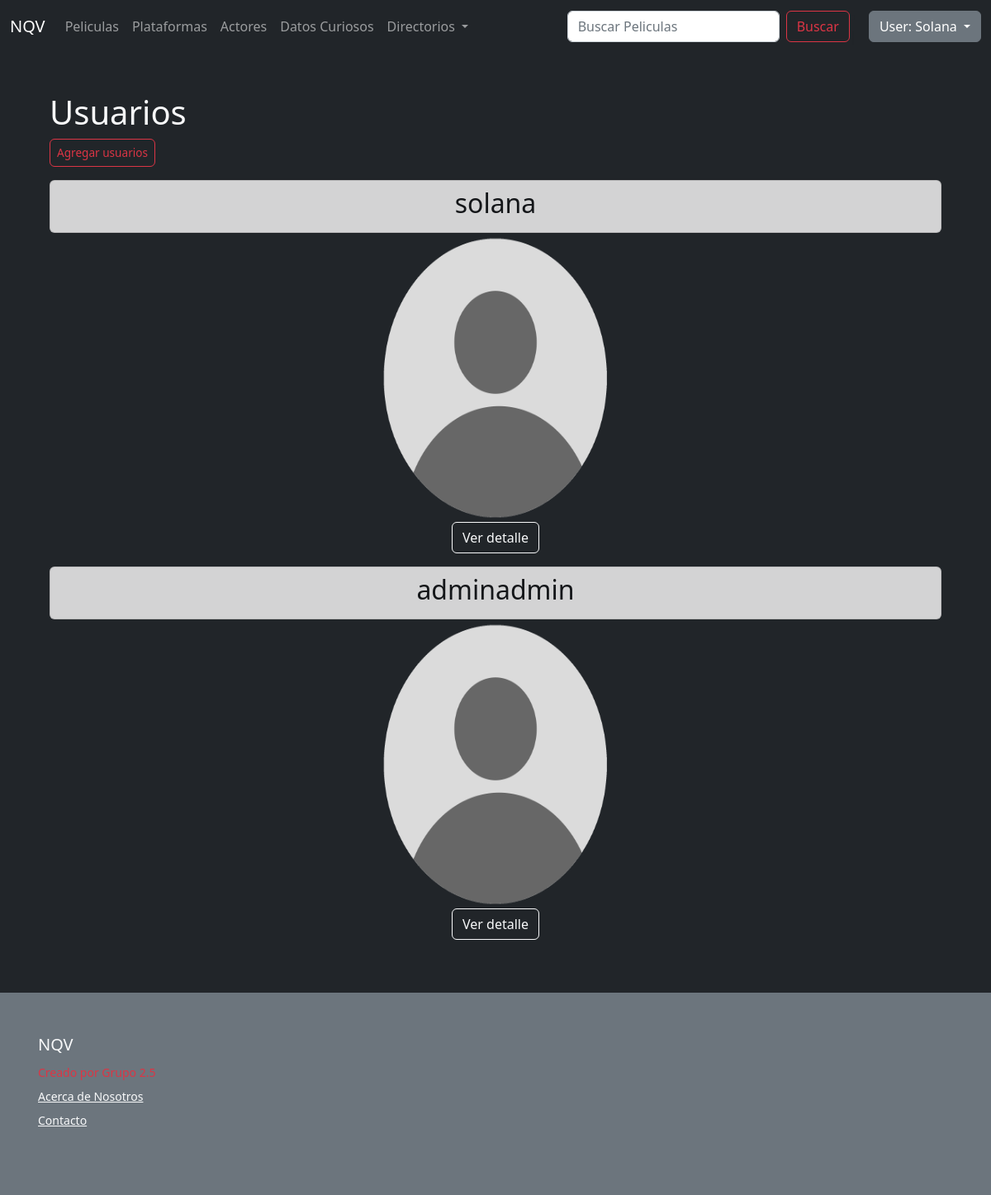
Page /usuarios/users/ (signed in) on the committed database.
### usuarios/models.py (models this page shows)
class Perfil_usuario(models.Model):
    usuario = models.OneToOneField(User, on_delete=models.CASCADE, related_name= 'perfil_usuarios')
    nombre =models.CharField(max_length=20)
    apellido =models.CharField(max_length=20)
    telefono= models.CharField(max_length=20, blank=True, null=True)
    email= models.EmailField(blank=True, null=True)
    pais= models.CharField(max_length=30, blank=True, null=True)
    imagen_perfil= models.ImageField(upload_to=user_directory_path, default='imagen_perfil/perfil_sin_foto.png')
    class Meta:
        verbose_name= 'usuario'
        verbose_name_plural= 'usuarios'

### usuarios/views.py (the view)
# urls.py: path('users/', views.Lista_usuarios.as_view(), name='users'),
class Lista_usuarios(ListView):
    model = Perfil_usuario
    template_name = 'auth/users.html'

### templates/auth/users.html (shortened to what this page needs)
{% extends "padre.html" %}
{% load static %}
{% block contenidoQueCambia %}
<section class="bg-dark text-light p-5">
    <div class="container">
        <h1>Usuarios</h1>
        <a href="/register" button type="button" class="btn btn-outline-danger"
        style="--bs-btn-padding-y: .35rem; --bs-btn-padding-x: .5rem; --bs-btn-font-size: .85em;">
        Agregar usuarios
        </a>
            {% for user in object_list %}
            <div class="text-center">
            <ul class="list-group">
                <li class="list-group-item list-group-item-dark"><h2>{{user.usuario}}</h2> </li>
            </div>
                <div class="text-center">
                {% if user.imagen_perfil %}
                    <img src="{{user.imagen_perfil.url}}" class="img" alt="" width="280" height="350">
                {% else %}
                    <i class="bi bi-card-image"></i>
                {% endif %}
                </div>
                <div class="text-center">
                <a href="/usuarios/detail-user/{{user.id}}/" class="btn btn-outline-light">Ver detalle</a>
                </div>
        {% endfor %}
    </div>
</section>
{% endblock %}

### templates/padre.html (shortened to what this page needs)
<!DOCTYPE html>
<html lang="en">
<head>
<link href="https://cdn.jsdelivr.net/npm/bootstrap@5.2.0-beta1/dist/css/bootstrap.min.css" rel="stylesheet">
</head>
<body>
    <nav class="navbar navbar-expand-lg bg-dark navbar-dark">
        <div class="container-fluid">
        <a class="navbar-brand" href="/AppNQV/home">NQV</a>
        <div class="collapse navbar-collapse" id="navbarScroll">
            <ul class="navbar-nav me-auto my-2 my-lg-0 navbar-nav-scroll" style="--bs-scroll-height: 100px;">
                <li class="nav-item">
                    <a class="nav-link" href="/AppNQV/peliculas">Peliculas</a>
                </li>
                <li class="nav-item">
                    <a class="nav-link" href="/AppNQV/plataformas">Plataformas</a>
                </li>
                <li class="nav-item">
                    <a class="nav-link" href="/AppNQV/actores">Actores</a>
                </li>
                <li class="nav-item">
                    <a class="nav-link" href="/AppNQV/datosCuriosos">Datos Curiosos</a>
                </li>
                <li class="nav-item dropdown">
                    <a class="nav-link dropdown-toggle" href="#" id="navbarScrollingDropdown" role="button" data-bs-toggle="dropdown" aria-expanded="false">
                        Directorios
                    </a>
                </li>
            </ul>
                <form class="d-flex" role="search" action="/AppNQV/busqueda" method="GET">
                    <input class="form-control me-2" type="text" placeholder="Buscar Peliculas" name='search' aria-label="search">
                    <button class="btn btn-outline-danger" type="submit">Buscar</button>
                </form>
                <li class="nav-item" style="margin-right: 10pxnone">
                    <a class="nav-link" href='#'>|</a>
                </li>
            {% if request.user.is_authenticated %}
                <div class="dropdown">
                    <a class="btn btn-secondary dropdown-toggle" href="#" role="button"
                    id="dropdownMenuLink" data-bs-toggle="dropdown"
                    aria-expanded="false"  style="margin-right: 10pxnone">
                    User: {{user | capfirst}}
                    </a>
                </div>
                {% else %}
                <button type="button" class="btn btn-secondary">
                    <a class="nav-link" href="/usuarios/login">Login</a>
                </button>
                {% endif %}
            </div>
        </div>
    </nav>
    {% block contenidoQueCambia %}{% endblock %}
</body>
<div class="bg-secondary">
    <div class="container py-4 py-md-5 px-4 px-md-3 bg-secondary">
        <div class="row">
            <div class="col-lg-3 mb-3">
                <a class="d-inline-flex align-items-center mb-2 link-light text-decoration-none" href="/"
                aria-label="NQV">
                <span class="fs-5">NQV</span>
                </a>
            <ul class="list-unstyled small text-muted">
                <li class="mb-2 link-danger">Creado por Grupo 2.5 </li>
                <li class="mb-2 link-light"><a class= 'link-light' href="/acerca-de" target="_blank"
                    rel="noopener" >Acerca de Nosotros</a></li>
                <li class="mb-2"><a class= 'link-light'  href="/contacto" target="_blank"
                        rel="noopener">Contacto</a></li>
            </ul>
        </div>
</html>

### rows in the picture
Perfil_usuario: usuario "solana", imagen_perfil (picture)
Perfil_usuario: usuario "adminadmin", imagen_perfil (picture)

### other values in the picture
{{ user | capfirst }} "Solana"
